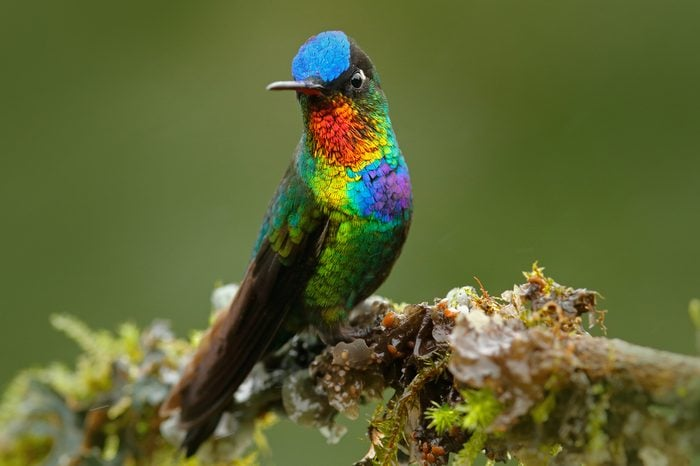
#> input picture bird.jpg, 700 x 466 px, found by its file name
$ python flipped_vertically.py
#> lines starting #> are read from the running program, lines starting #| are printed output that depends on the picture
from PIL import Image

image=Image.open("D:/Feature Engineering/bird.jpg")
#> image is the input picture: PIL image 700x466 RGB; mean R, G, B 93.1, 101.3, 52.1
flipped_vertically=image.transpose(Image.FLIP_TOP_BOTTOM)
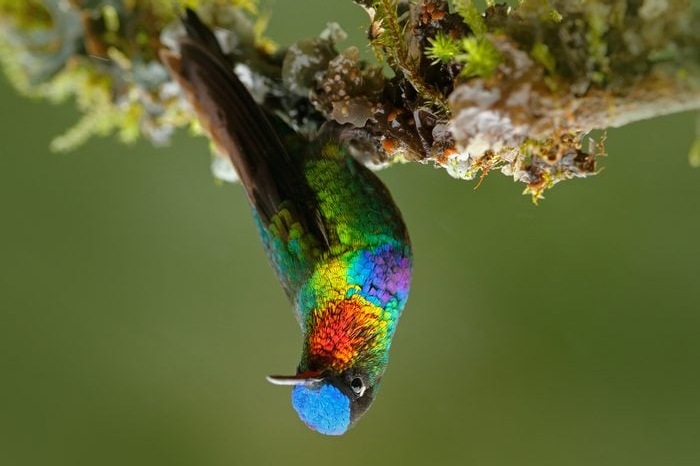
#> flipped_vertically: PIL image 700x466 RGB; mean R, G, B 93.1, 101.3, 52.1
flipped_vertically.save("flipped_vertically_output.png")
image.show()
flipped_vertically.show()
